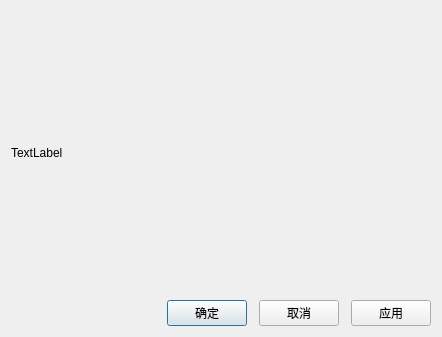
<?xml version="1.0" encoding="UTF-8"?>
<ui version="4.0">
 <class>GPSDialog</class>
 <widget class="QDialog" name="GPSDialog">
  <property name="geometry">
   <rect>
    <x>0</x>
    <y>0</y>
    <width>442</width>
    <height>337</height>
   </rect>
  </property>
  <property name="windowTitle">
   <string>Dialog</string>
  </property>
  <layout class="QGridLayout" name="gridLayout_2">
   <item row="0" column="0">
    <layout class="QGridLayout" name="gridLayout" rowstretch="1,0">
     <item row="1" column="0">
      <layout class="QHBoxLayout" name="horizontalLayout_2">
       <property name="spacing">
        <number>0</number>
       </property>
       <item>
        <spacer name="horizontalSpacer_3">
         <property name="orientation">
          <enum>Qt::Horizontal</enum>
         </property>
         <property name="sizeType">
          <enum>QSizePolicy::Expanding</enum>
         </property>
         <property name="sizeHint" stdset="0">
          <size>
           <width>40</width>
           <height>20</height>
          </size>
         </property>
        </spacer>
       </item>
       <item>
        <widget class="QPushButton" name="pushButton_3">
         <property name="text">
          <string>确定</string>
         </property>
        </widget>
       </item>
       <item>
        <spacer name="horizontalSpacer_2">
         <property name="orientation">
          <enum>Qt::Horizontal</enum>
         </property>
         <property name="sizeType">
          <enum>QSizePolicy::Fixed</enum>
         </property>
         <property name="sizeHint" stdset="0">
          <size>
           <width>12</width>
           <height>20</height>
          </size>
         </property>
        </spacer>
       </item>
       <item>
        <widget class="QPushButton" name="pushButton_2">
         <property name="text">
          <string>取消</string>
         </property>
        </widget>
       </item>
       <item>
        <spacer name="horizontalSpacer">
         <property name="orientation">
          <enum>Qt::Horizontal</enum>
         </property>
         <property name="sizeType">
          <enum>QSizePolicy::Fixed</enum>
         </property>
         <property name="sizeHint" stdset="0">
          <size>
           <width>12</width>
           <height>20</height>
          </size>
         </property>
        </spacer>
       </item>
       <item>
        <widget class="QPushButton" name="pushButton">
         <property name="text">
          <string>应用</string>
         </property>
        </widget>
       </item>
      </layout>
     </item>
     <item row="0" column="0">
      <widget class="QLabel" name="label">
       <property name="text">
        <string>TextLabel</string>
       </property>
      </widget>
     </item>
    </layout>
   </item>
  </layout>
 </widget>
 <resources/>
 <connections/>
</ui>
